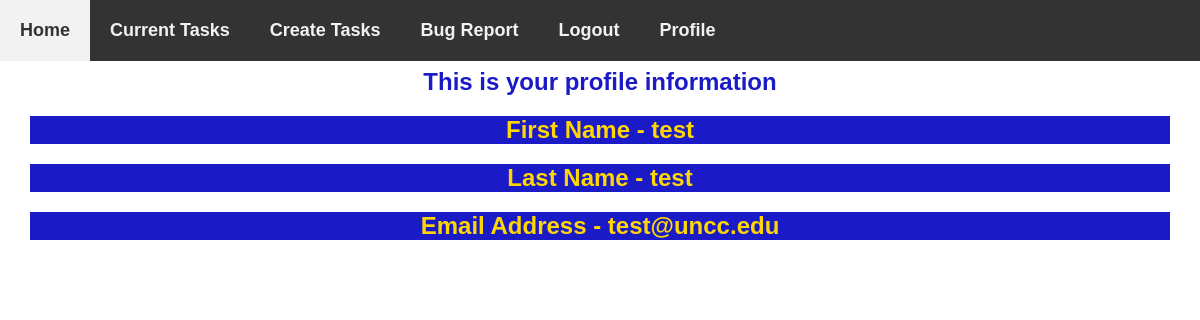
Page /profile (signed in) on the committed database.
### models.py (models this page shows, shortened)
class User(db.Model):
    id = db.Column("id", db.Integer, primary_key=True)
    first_name = db.Column("first_name", db.String(100))
    last_name = db.Column("last_name", db.String(100))
    email = db.Column("email", db.String(100))
    password = db.Column(db.String(255), nullable=False)
    registered_on = db.Column(db.DateTime, nullable=False)
    notes = db.relationship("Note", backref="user", lazy=True)
    comments = db.relationship("Comment", backref="user", lazy=True)

### flask06.py (the view)
@app.route("/profile", methods = ['POST', 'GET'])
def profile():
    if session.get('user'):
        a_user = db.session.query(User).filter_by(email='test@uncc.edu').one()
        return render_template("profile.html", user=a_user.first_name, last=a_user.last_name, email=a_user.email, password=a_user.password)
    return render_template("profile.html")

### templates/profile.html (shortened to what this page needs)
<!DOCTYPE html>
<html lang="en">
  <head>
    <link
      rel="stylesheet"
      href="{{ url_for('static', filename='main.css') }}"
    />
  </head>
  <body>
    <header id="navbar">
      <nav>
        <a href="{{ url_for('index')}}"> Home</a>
        <a href="{{ url_for('get_notes') }}">Current Tasks</a>
        <a href="{{ url_for('new_note') }}">Create Tasks</a>
        <a href="{{ url_for('form') }}">Bug Report</a>
      </nav>
      {% if user %}
      <nav>
        <a href="{{ url_for('logout') }}">Logout</a>
        <a href="{{ url_for('profile') }}">Profile</a>
      </nav>
      {% else %}
      <nav>
        <a href="{{ url_for('login') }}">Login</a>
        <a href="{{ url_for('register') }}">Register</a>
      </nav>
      {% endif %}
    </header>
    <section id="content">
        <br>
        <h1> This is your profile information </h1>
        <h2>First Name - {{ user }}</h2>
        <h2>Last Name - {{ last }}</h2>
        <h2>Email Address - {{ email }} </h2>
    </section>
</body>
</html>

### static/main.css (style rules this page uses)
body { margin: 0; }
body section { padding: 30px 30px 30px 30px; }
h1 { color: rgb(26, 26, 199); font-family: 'Trebuchet MS', 'Lucida Sans Unicode', 'Lucida Grande', 'Lucida Sans', Arial, sans-serif; text-align: center; }
h2 { color: gold; background: rgb(26, 26, 199); font-family: 'Trebuchet MS', 'Lucida Sans Unicode', 'Lucida Grande', 'Lucida Sans', Arial, sans-serif; text-align: center; }
#navbar { overflow: hidden; background-color: #333; margin: 0; position: fixed; top: 0; width: 100%; }
#navbar a { float: left; display: block; color: #f2f2f2; padding: 20px; text-decoration: none; }
header { font-family: 'Trebuchet MS', 'Lucida Sans Unicode', 'Lucida Grande', 'Lucida Sans', Arial, sans-serif; font-size: large; font-weight: bold; text-align: center; }

### rows in the picture
User: first_name "test", last_name "test", email "test@uncc.edu"
